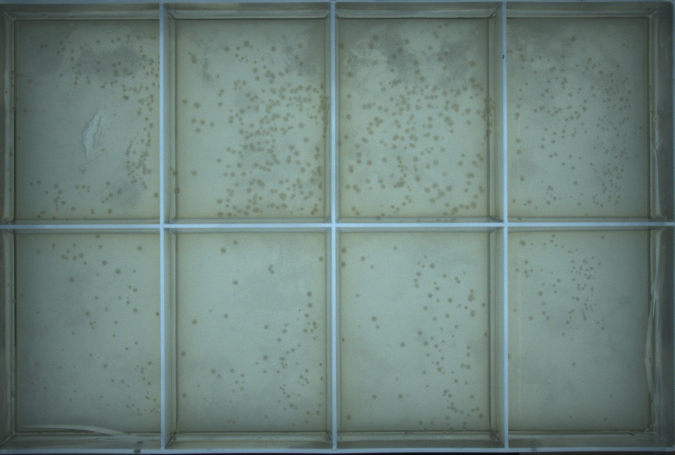
#> input picture tests/fixtures/agar_sample.jpg, 1350 x 910 px (shown at 1/2 size)
$ python -i detector.py   (imports and definitions only)
#> lines starting #> are read from the running program, lines starting #| are printed output that depends on the picture; after the words box and inside, x2 and y2 are one past the last pixel; in counts of white or black regions, pixels touching at a corner belong together
import cv2
import numpy as np

from app import config


def _plate_roi(gray: np.ndarray) -> np.ndarray:
    """밝은 plate 내부(agar) 영역 마스크(255=plate). 어두운 프레임/배경 제외.

    Otsu로 밝은 영역을 뽑고, 닫힘으로 콜로니 구멍을 메워 plate를 하나의 덩어리로
    만든 뒤, 침식으로 프레임 경계에서 안쪽으로 수축해 테두리 오검출을 막는다.
    """
    _, roi = cv2.threshold(gray, 0, 255, cv2.THRESH_BINARY + cv2.THRESH_OTSU)
    close = cv2.getStructuringElement(
        cv2.MORPH_ELLIPSE, (config.ROI_CLOSE_KERNEL, config.ROI_CLOSE_KERNEL)
    )
    roi = cv2.morphologyEx(roi, cv2.MORPH_CLOSE, close)
    erode = cv2.getStructuringElement(
        cv2.MORPH_ELLIPSE, (config.ROI_ERODE_KERNEL, config.ROI_ERODE_KERNEL)
    )
    return cv2.erode(roi, erode)


def _well_mask(gray: np.ndarray) -> np.ndarray:
    """8개 웰(덱) 내부만 남긴 마스크. plate를 규칙 4×2 격자로 나눠 각 셀을 여백만큼
    안쪽으로 줄여 격자 벽·바깥 프레임을 제외한다(웰 밖 검출 방지).

    plate 위치는 _plate_roi의 bounding box에서 얻는다. 격자는 규칙적이라고 가정한다
    (source plate가 몰딩된 4×2 웰 구조). 여백(WELL_MARGIN)이 약간의 정렬 오차를 흡수한다.
    최종적으로 격자 마스크와 침식된 plate ROI를 교집합해, 셀이 바깥벽을 물어도 제외한다.
    """
    roi = _plate_roi(gray)
    ys, xs = np.where(roi > 0)
    if len(xs) == 0:
        return roi
    x0, x1, y0, y1 = xs.min(), xs.max(), ys.min(), ys.max()
    mask = np.zeros(gray.shape, dtype=np.uint8)
    cw = (x1 - x0) / config.WELL_COLS
    ch = (y1 - y0) / config.WELL_ROWS
    mg = config.WELL_MARGIN
    for r in range(config.WELL_ROWS):
        for c in range(config.WELL_COLS):
            cx0, cx1 = int(x0 + c * cw + mg), int(x0 + (c + 1) * cw - mg)
            cy0, cy1 = int(y0 + r * ch + mg), int(y0 + (r + 1) * ch - mg)
            if cx1 > cx0 and cy1 > cy0:
                mask[cy0:cy1, cx0:cx1] = 255
    # 격자 셀 ∩ 침식된 plate ROI — 셀이 plate 바깥벽/프레임을 물어도 확실히 제외.
    return cv2.bitwise_and(mask, roi)


def pick_region(img: np.ndarray, edge_margin: int = 0) -> np.ndarray:
    """피킹 안전 영역 마스크(255=안전). 웰 마스크를 edge_margin만큼 더 침식해
    웰/plate 경계 근처를 제외한다. 벽 반점/데브리가 피킹 대상이 되는 것을 막는다.
    """
    gray = cv2.cvtColor(img, cv2.COLOR_BGR2GRAY)
    blur = cv2.GaussianBlur(gray, (3, 3), 0)
    roi = _well_mask(blur)
    if edge_margin > 0:
        k = cv2.getStructuringElement(
            cv2.MORPH_ELLIPSE, (edge_margin, edge_margin)
        )
        roi = cv2.erode(roi, k)
    return roi


# [194 lines left out: functions _remove_wall_streaks, _circle_from_contour, _contour_circles, _watershed_circles, detect, not called in this run]

>>> import cv2
>>> picture = cv2.imread('../tests/fixtures/agar_sample.jpg')
#> picture is the input picture: shape (910, 1350, 3); mean B, G, R 124.7, 130.4, 110.4
>>> result = pick_region(picture)
#> in pick_region, `gray = cv2.cvtColor(img, cv2.COLOR_BGR2GRAY)`:
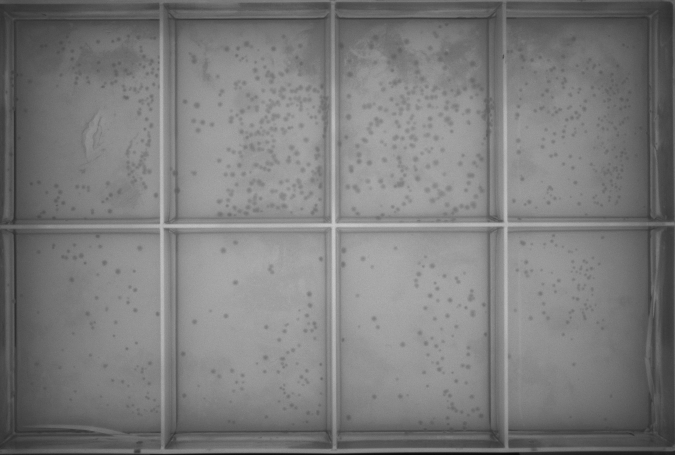
#> gray: shape (910, 1350) (shown at 1/2 size); min 7, max 206, mean 123.7
#> in _plate_roi, `_, roi = cv2.threshold(gray, 0, 255, cv2.THRESH_BINARY + cv2.THRESH_OT..`:
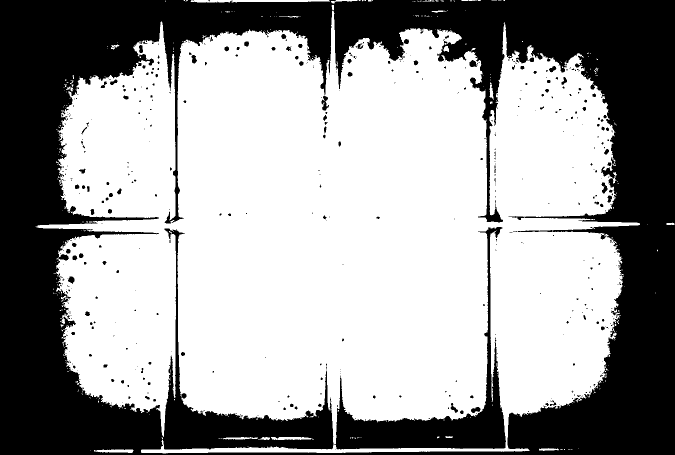
#> roi: shape (910, 1350) (shown at 1/2 size); 62.2% white; 495 black regions (373 under 20 px), largest, box (x1, y1, x2, y2) and area: (0, 0, 1350, 910) 430419, (668, 454, 1012, 899) 25538, (643, 191, 658, 221) 235
#> in _plate_roi, `roi = cv2.morphologyEx(roi, cv2.MORPH_CLOSE, close)`:
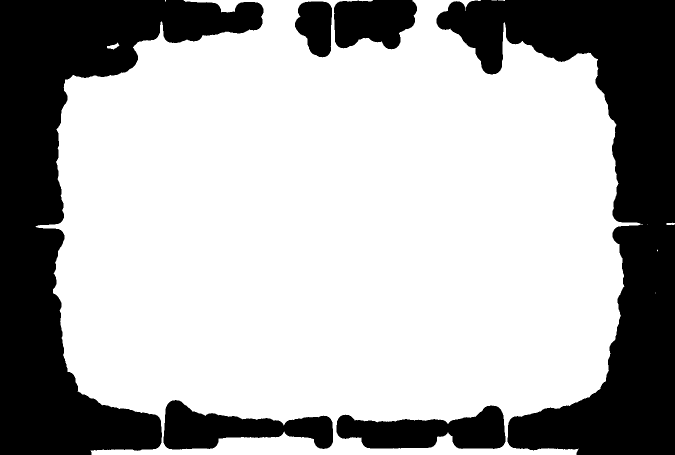
#> roi: shape (910, 1350) (shown at 1/2 size); 68% white; 6 black regions, box (x1, y1, x2, y2) and area: (0, 0, 527, 910) 169677, (873, 0, 1350, 910) 167145, (673, 811, 1011, 898) 18372, (327, 800, 666, 899) 17980, (668, 0, 834, 99) 13105, (590, 3, 664, 115) 6257
#> in _plate_roi, `return cv2.erode(roi, erode)`:
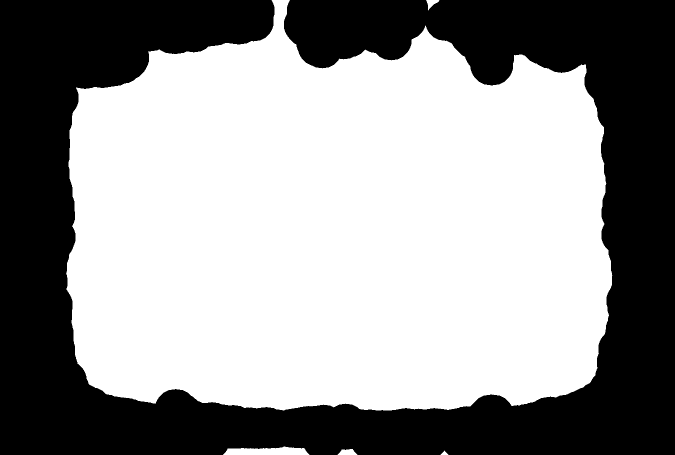
#> returned value: shape (910, 1350) (shown at 1/2 size); 59.2% white; 1 black region, box (x1, y1, x2, y2) and area: (0, 0, 1350, 910) 501657
#> in _well_mask, `x0, x1, y0, y1 = xs.min(), xs.max(), ys.min(), ys.max()`: x0 = 132; x1 = 1224; y0 = 0; y1 = 909
#> in _well_mask, `cw = (x1 - x0) / config.WELL_COLS`: cw = 273
#> in _well_mask, `ch = (y1 - y0) / config.WELL_ROWS`: ch = 454.5
#> after the loop in _well_mask, `for r in range(config.WELL_ROWS):`:
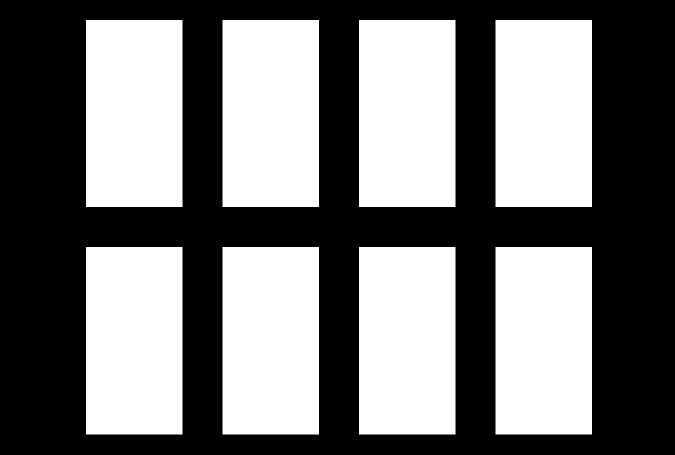
#> mask: shape (910, 1350) (shown at 1/2 size); 47.1% white; 8 white regions, largest, box (x1, y1, x2, y2) and area: (172, 494, 365, 869) 72375, (445, 494, 638, 869) 72375, (718, 494, 911, 869) 72375
#> in _well_mask, `return cv2.bitwise_and(mask, roi)`:
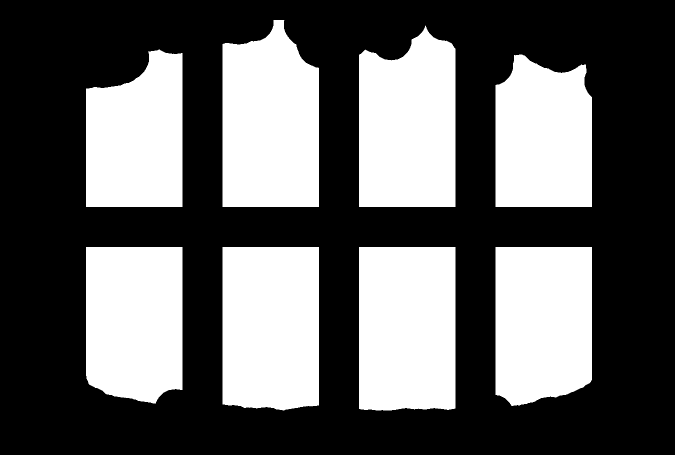
#> returned value: shape (910, 1350) (shown at 1/2 size); 38.2% white; 8 white regions, largest, box (x1, y1, x2, y2) and area: (445, 40, 638, 414) 63216, (718, 494, 911, 821) 62677, (445, 494, 638, 821) 61880
